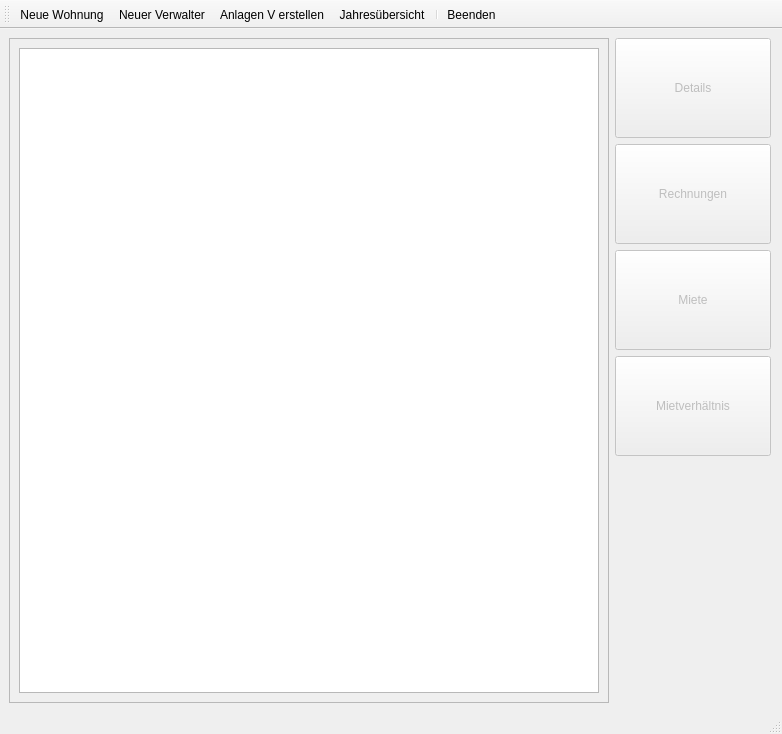
<?xml version="1.0" encoding="UTF-8"?>
<ui version="4.0">
 <class>MainWindow</class>
 <widget class="QMainWindow" name="MainWindow">
  <property name="geometry">
   <rect>
    <x>0</x>
    <y>0</y>
    <width>782</width>
    <height>734</height>
   </rect>
  </property>
  <property name="sizePolicy">
   <sizepolicy hsizetype="Fixed" vsizetype="Fixed">
    <horstretch>0</horstretch>
    <verstretch>0</verstretch>
   </sizepolicy>
  </property>
  <property name="windowTitle">
   <string>Wohnungsverwaltung</string>
  </property>
  <widget class="QWidget" name="centralwidget">
   <layout class="QGridLayout" name="gridLayout">
    <property name="rightMargin">
     <number>11</number>
    </property>
    <item row="4" column="1">
     <spacer name="verticalSpacer">
      <property name="orientation">
       <enum>Qt::Vertical</enum>
      </property>
      <property name="sizeHint" stdset="0">
       <size>
        <width>20</width>
        <height>40</height>
       </size>
      </property>
     </spacer>
    </item>
    <item row="1" column="1">
     <widget class="QPushButton" name="btnRechnungen">
      <property name="enabled">
       <bool>false</bool>
      </property>
      <property name="minimumSize">
       <size>
        <width>0</width>
        <height>100</height>
       </size>
      </property>
      <property name="text">
       <string>Rechnungen</string>
      </property>
     </widget>
    </item>
    <item row="0" column="0" rowspan="5">
     <widget class="QScrollArea" name="scrollArea">
      <property name="sizePolicy">
       <sizepolicy hsizetype="Expanding" vsizetype="Expanding">
        <horstretch>0</horstretch>
        <verstretch>1</verstretch>
       </sizepolicy>
      </property>
      <property name="maximumSize">
       <size>
        <width>600</width>
        <height>16777215</height>
       </size>
      </property>
      <property name="widgetResizable">
       <bool>true</bool>
      </property>
      <widget class="QWidget" name="scrollAreaWidgetContents">
       <property name="geometry">
        <rect>
         <x>0</x>
         <y>0</y>
         <width>598</width>
         <height>660</height>
        </rect>
       </property>
       <layout class="QHBoxLayout" name="horizontalLayout_2">
        <item>
         <widget class="QTreeView" name="tvWohnungen">
          <property name="font">
           <font>
            <pointsize>14</pointsize>
           </font>
          </property>
          <property name="styleSheet">
           <string notr="true"/>
          </property>
         </widget>
        </item>
       </layout>
      </widget>
     </widget>
    </item>
    <item row="2" column="1">
     <widget class="QPushButton" name="btnMiete">
      <property name="enabled">
       <bool>false</bool>
      </property>
      <property name="minimumSize">
       <size>
        <width>0</width>
        <height>100</height>
       </size>
      </property>
      <property name="text">
       <string>Miete</string>
      </property>
     </widget>
    </item>
    <item row="0" column="1">
     <widget class="QPushButton" name="btnDetails">
      <property name="enabled">
       <bool>false</bool>
      </property>
      <property name="minimumSize">
       <size>
        <width>0</width>
        <height>100</height>
       </size>
      </property>
      <property name="text">
       <string>Details</string>
      </property>
     </widget>
    </item>
    <item row="3" column="1">
     <widget class="QPushButton" name="btnMietverh">
      <property name="enabled">
       <bool>false</bool>
      </property>
      <property name="minimumSize">
       <size>
        <width>0</width>
        <height>100</height>
       </size>
      </property>
      <property name="text">
       <string>Mietverhältnis</string>
      </property>
     </widget>
    </item>
   </layout>
  </widget>
  <widget class="QStatusBar" name="statusbar"/>
  <widget class="QToolBar" name="toolBar">
   <property name="sizePolicy">
    <sizepolicy hsizetype="Preferred" vsizetype="Preferred">
     <horstretch>0</horstretch>
     <verstretch>0</verstretch>
    </sizepolicy>
   </property>
   <property name="windowTitle">
    <string>toolBar</string>
   </property>
   <attribute name="toolBarArea">
    <enum>TopToolBarArea</enum>
   </attribute>
   <attribute name="toolBarBreak">
    <bool>false</bool>
   </attribute>
   <addaction name="action_Neue_Wohnung"/>
   <addaction name="actionNeuer_Verwalter"/>
   <addaction name="actionAnlagen_V_erstellen"/>
   <addaction name="actionJahresuebersicht"/>
   <addaction name="separator"/>
   <addaction name="action_Beenden"/>
  </widget>
  <action name="action_Beenden">
   <property name="text">
    <string>&amp;Beenden</string>
   </property>
  </action>
  <action name="action_Neue_Wohnung">
   <property name="text">
    <string>&amp;Neue Wohnung...</string>
   </property>
  </action>
  <action name="actionWohnung_l_schen">
   <property name="text">
    <string>Wohnung &amp;löschen</string>
   </property>
  </action>
  <action name="actionNeuer_Verwalter">
   <property name="text">
    <string>Neuer &amp;Verwalter...</string>
   </property>
  </action>
  <action name="actionAnlagen_V_erstellen">
   <property name="text">
    <string>Anlagen V erstellen...</string>
   </property>
  </action>
  <action name="actionJahresuebersicht">
   <property name="text">
    <string>Jahresübersicht</string>
   </property>
   <property name="toolTip">
    <string>Übersicht über die Einnahmen und Ausgaben des laufenden Jahres</string>
   </property>
  </action>
 </widget>
 <resources/>
 <connections>
  <connection>
   <sender>btnRechnungen</sender>
   <signal>clicked()</signal>
   <receiver>MainWindow</receiver>
   <slot>onRechnungenClicked()</slot>
   <hints>
    <hint type="sourcelabel">
     <x>675</x>
     <y>204</y>
    </hint>
    <hint type="destinationlabel">
     <x>715</x>
     <y>537</y>
    </hint>
   </hints>
  </connection>
  <connection>
   <sender>btnDetails</sender>
   <signal>clicked()</signal>
   <receiver>MainWindow</receiver>
   <slot>onDetailsClicked()</slot>
   <hints>
    <hint type="sourcelabel">
     <x>655</x>
     <y>111</y>
    </hint>
    <hint type="destinationlabel">
     <x>648</x>
     <y>531</y>
    </hint>
   </hints>
  </connection>
  <connection>
   <sender>btnMiete</sender>
   <signal>clicked()</signal>
   <receiver>MainWindow</receiver>
   <slot>onMieteClicked()</slot>
   <hints>
    <hint type="sourcelabel">
     <x>691</x>
     <y>337</y>
    </hint>
    <hint type="destinationlabel">
     <x>718</x>
     <y>489</y>
    </hint>
   </hints>
  </connection>
  <connection>
   <sender>btnMietverh</sender>
   <signal>clicked()</signal>
   <receiver>MainWindow</receiver>
   <slot>onMietverhaeltnisClicked()</slot>
   <hints>
    <hint type="sourcelabel">
     <x>708</x>
     <y>413</y>
    </hint>
    <hint type="destinationlabel">
     <x>721</x>
     <y>465</y>
    </hint>
   </hints>
  </connection>
  <connection>
   <sender>tvWohnungen</sender>
   <signal>clicked(QModelIndex)</signal>
   <receiver>MainWindow</receiver>
   <slot>onWohnungenTreeClicked()</slot>
   <hints>
    <hint type="sourcelabel">
     <x>399</x>
     <y>596</y>
    </hint>
    <hint type="destinationlabel">
     <x>652</x>
     <y>615</y>
    </hint>
   </hints>
  </connection>
 </connections>
 <slots>
  <slot>onRechnungenClicked()</slot>
  <slot>onDetailsClicked()</slot>
  <slot>onMieteClicked()</slot>
  <slot>onMietverhaeltnisClicked()</slot>
  <slot>onWohnungenTreeClicked()</slot>
 </slots>
</ui>
